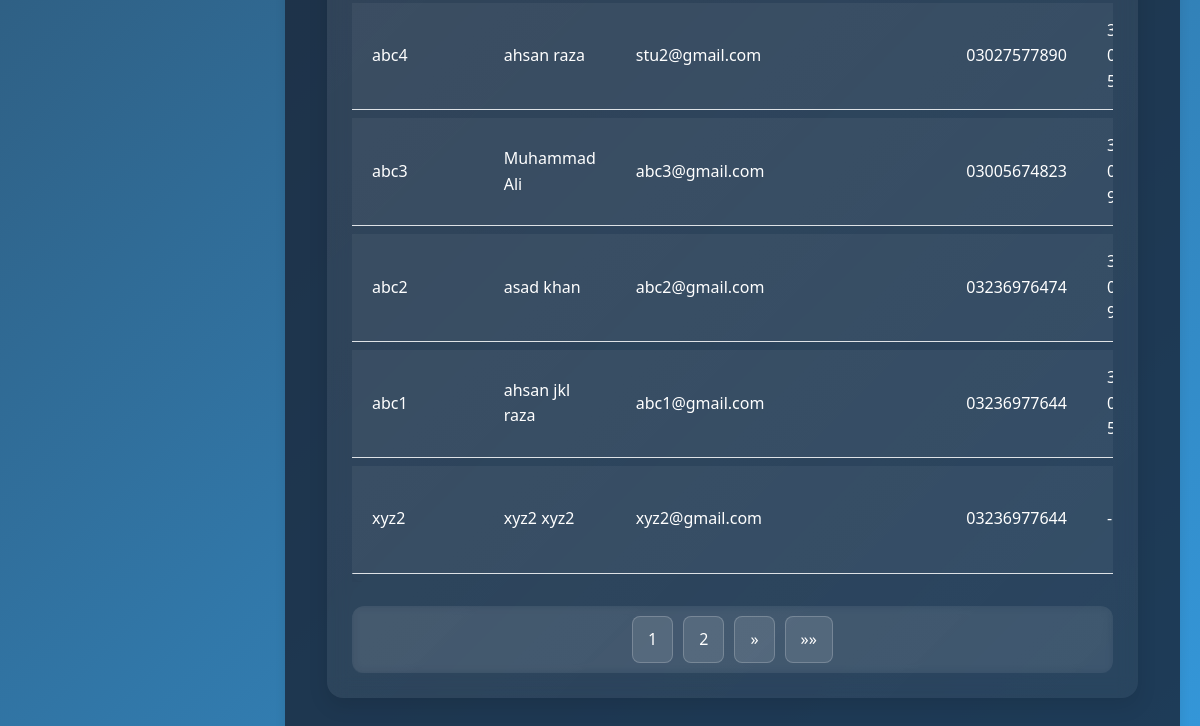
/cadmin/manage-users/ (signed in, lower part), run on an earlier commit of the app's database.
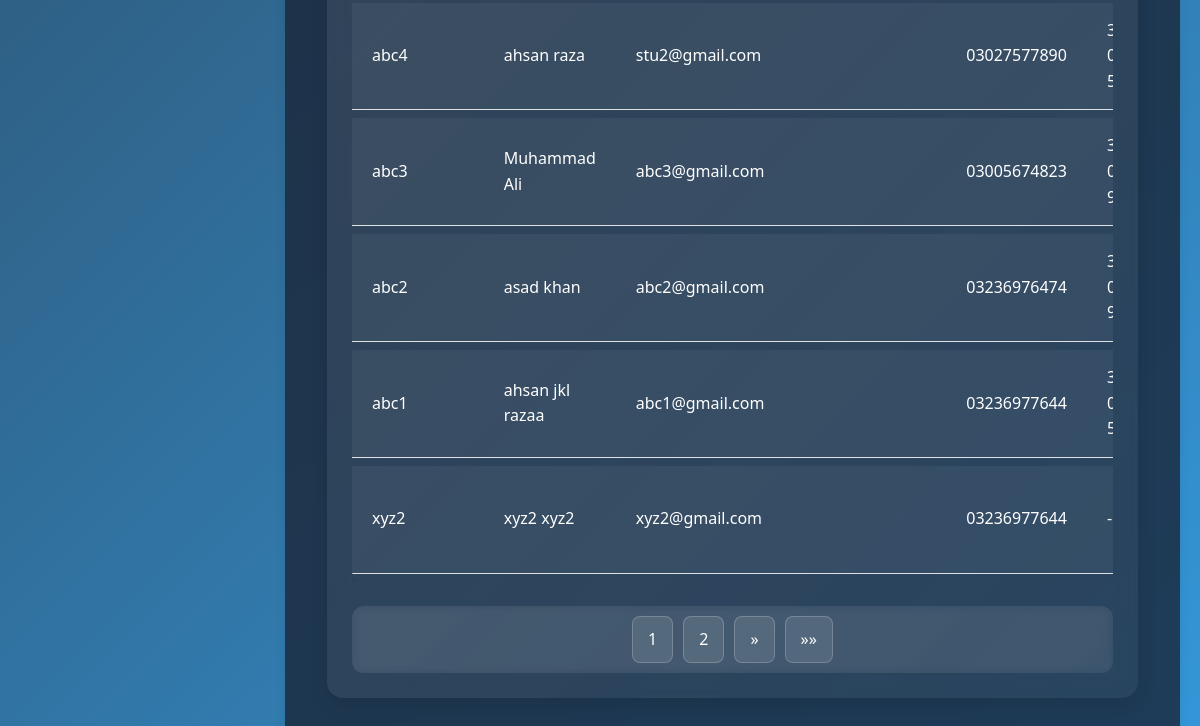
And on a later commit of the database.
### frontend/models.py (models this page shows, shortened)
class User(AbstractUser):
    USER_TYPE_CHOICES = (
        ('user', 'Regular User'),
        ('officer', 'Police Officer'),
        ('admin', 'Admin'),
    )
    RANK_CHOICES = (
        ('IGP', 'Inspector General of Police (IGP)'),
        ('DIG', 'Deputy Inspector General (DIG)'),
        ('SSP', 'Senior Superintendent of Police (SSP)'),
        ('SP', 'Superintendent of Police (SP)'),
        ('DSP', 'Deputy Superintendent of Police (DSP)'),
        ('ASP', 'Assistant Superintendent of Police (ASP)'),
        ('Inspector', 'Inspector'),
        ('SI', 'Sub-Inspector (SI)'),
        ('ASI', 'Assistant Sub-Inspector (ASI)'),
        ('HC', 'Head Constable (HC)'),
        ('Constable', 'Constable'),
    )
    user_type = models.CharField(max_length=10, choices=USER_TYPE_CHOICES, default='user')
    phone_number = models.CharField(max_length=15, blank=True)
    address = models.TextField(blank=True)
    profile_picture = models.ImageField(upload_to='profile_pictures/', blank=True, null=True)
    date_of_birth = models.DateField(null=True, blank=True)
    is_verified = models.BooleanField(default=False)
    created_at = models.DateTimeField(auto_now_add=True)
    updated_at = models.DateTimeField(auto_now=True)
    cnic = models.CharField(max_length=15, unique=True, blank=True, null=True, help_text="Format: 12345-1234567-1")
    rank = models.CharField(max_length=20, choices=RANK_CHOICES, blank=True, null=True)
    cases_closed = models.PositiveIntegerField(default=0, help_text="Number of cases closed by this officer")
    groups = models.ManyToManyField(
        'auth.Group',
        verbose_name=_('groups'),
        blank=True,
        help_text=_(
            'The groups this user belongs to. A user will get all permissions '
            'granted to each of their groups.'
        ),
        related_name='frontend_user_set',
        related_query_name='frontend_user'
    )
    user_permissions = models.ManyToManyField(
        'auth.Permission',
        verbose_name=_('user permissions'),
        blank=True,
        help_text=_('Specific permissions for this user.'),
        related_name='frontend_user_set',
        related_query_name='frontend_user'
    )
    def is_admin(self):
        return self.user_type == 'admin' or self.is_superuser
    class Meta:
        verbose_name = _('user')
        verbose_name_plural = _('users')
        db_table = 'frontend_user'

### cadmin/views.py (the view, shortened to what this page needs)
# urls.py: path('manage-users/', views.manage_users, name='manage_users'),
@login_required(login_url='login')
@user_passes_test(is_admin, login_url='login')
def manage_users(request):
    try:
        users = User.objects.all().order_by('-date_joined')
        search_query = request.GET.get('search', '')
        status_filter = request.GET.get('status', '')
        user_type_filter = request.GET.get('user_type', '')
        date_filter = request.GET.get('date', '')
        if status_filter:
            users = users.filter(is_active=(status_filter == 'active'))
        if user_type_filter:
            users = users.filter(user_type=user_type_filter)
        all_users = User.objects.all()
        total_users = all_users.count()
        active_users = all_users.filter(is_active=True).count()
        inactive_users = all_users.filter(is_active=False).count()
        regular_users = all_users.filter(user_type='user').count()
        officers = all_users.filter(user_type='officer').count()
        admins = all_users.filter(user_type='admin').count()
        paginator = Paginator(users, 10)
        page_number = request.GET.get('page')
        page_obj = paginator.get_page(page_number)
        context = {
            'page_obj': page_obj,
            'search_query': search_query,
            'status_filter': status_filter,
            'user_type_filter': user_type_filter,
            'date_filter': date_filter,
            'total_users': total_users,
            'active_users': active_users,
            'inactive_users': inactive_users,
            'regular_users': regular_users,
            'officers': officers,
            'admins': admins,
        }
        return render(request, 'manage_user.html', context)
    except Exception as e:
        logger.error(f"Error in manage_users view: {str(e)}", exc_info=True)
        messages.error(request, f"An error occurred while retrieving users: {str(e)}")
        return render(request, 'manage_user.html', {
            'page_obj': None,
            'total_users': 0,
            'active_users': 0,
            'inactive_users': 0,
            'regular_users': 0,
            'officers': 0,
            'admins': 0,
        })

### cadmin/views.py (called while the page is built)
def is_admin(user):
    return user.is_admin()

### cadmin/templates/manage_user.html (shortened to what this page needs)
{% extends 'base_admin.html' %}
{% load static %}
{% block content %}
<div class="container-fluid">
    <div class="card mt-4" style="background: linear-gradient(135deg, rgba(255, 255, 255, 0.1), rgba(255, 255, 255, 0.05)); border: none; border-radius: 16px; box-shadow: 0 8px 20px rgba(0, 0, 0, 0.1); overflow: hidden; backdrop-filter: blur(10px);">
        <div class="card-body">
            <div class="table-responsive">
                <table class="custom-table table-hover" style="background: transparent; border-collapse: separate; border-spacing: 0 8px;">
                    <tbody>
                        {% for user in page_obj %}
                        <tr style="background: rgba(255, 255, 255, 0.05); transition: transform 0.2s ease, background 0.2s ease; border-radius: 10px; overflow: hidden;">
                            <td style="color: white; padding: 15px 20px; font-weight: 500;">{{ user.username }}</td>
                            <td style="color: white; padding: 15px 20px; font-weight: 500;">{{ user.get_full_name|default:"-" }}</td>
                            <td style="color: white; padding: 15px 20px; font-weight: 500;">{{ user.email }}</td>
                            <td style="color: white; padding: 15px 20px; font-weight: 500;">{{ user.phone_number|default:"-" }}</td>
                            <td style="color: white; padding: 15px 20px; font-weight: 500;">{{ user.cnic|default:"-" }}</td>
                        </tr>
                        {% endfor %}
                    </tbody>
                </table>
            </div>
            {% if page_obj.has_other_pages %}
            <nav aria-label="Page navigation" class="mt-4">
                <ul class="pagination justify-content-center" style="margin: 0; padding: 10px; background: rgba(255, 255, 255, 0.05); border-radius: 12px; backdrop-filter: blur(5px);">
                    {% for num in page_obj.paginator.page_range %}
                    <li class="page-item {% if page_obj.number == num %}active{% endif %}">
                        <a class="page-link {% if page_obj.number == num %}active-page{% endif %}" href="?page={{ num }}" style="color: white; background: rgba(255, 255, 255, 0.1); border: 1px solid rgba(255, 255, 255, 0.2); border-radius: 8px; margin: 0 5px; padding: 10px 15px; transition: transform 0.2s ease;">
                            {{ num }}
                        </a>
                    </li>
                    {% endfor %}
                    {% if page_obj.has_next %}
                    <li class="page-item">
                        <a class="page-link" href="?page={{ page_obj.next_page_number }}" aria-label="Next" style="color: white; background: rgba(255, 255, 255, 0.1); border: 1px solid rgba(255, 255, 255, 0.2); border-radius: 8px; margin: 0 5px; padding: 10px 15px; transition: transform 0.2s ease;">
                            <span aria-hidden="true">&raquo;</span>
                        </a>
                    </li>
                    <li class="page-item">
                        <a class="page-link" href="?page={{ page_obj.paginator.num_pages }}" aria-label="Last" style="color: white; background: rgba(255, 255, 255, 0.1); border: 1px solid rgba(255, 255, 255, 0.2); border-radius: 8px; margin: 0 5px; padding: 10px 15px; transition: transform 0.2s ease;">
                            <span aria-hidden="true">&raquo;&raquo;</span>
                        </a>
                    </li>
                    {% endif %}
                </ul>
            </nav>
            {% endif %}
        </div>
    </div>
</div>
{% endblock %}

What changed in the data, as far as the page shows it:
changed User "abc1": get_full_name "ahsan jkl raza" → "ahsan jkl razaa"
